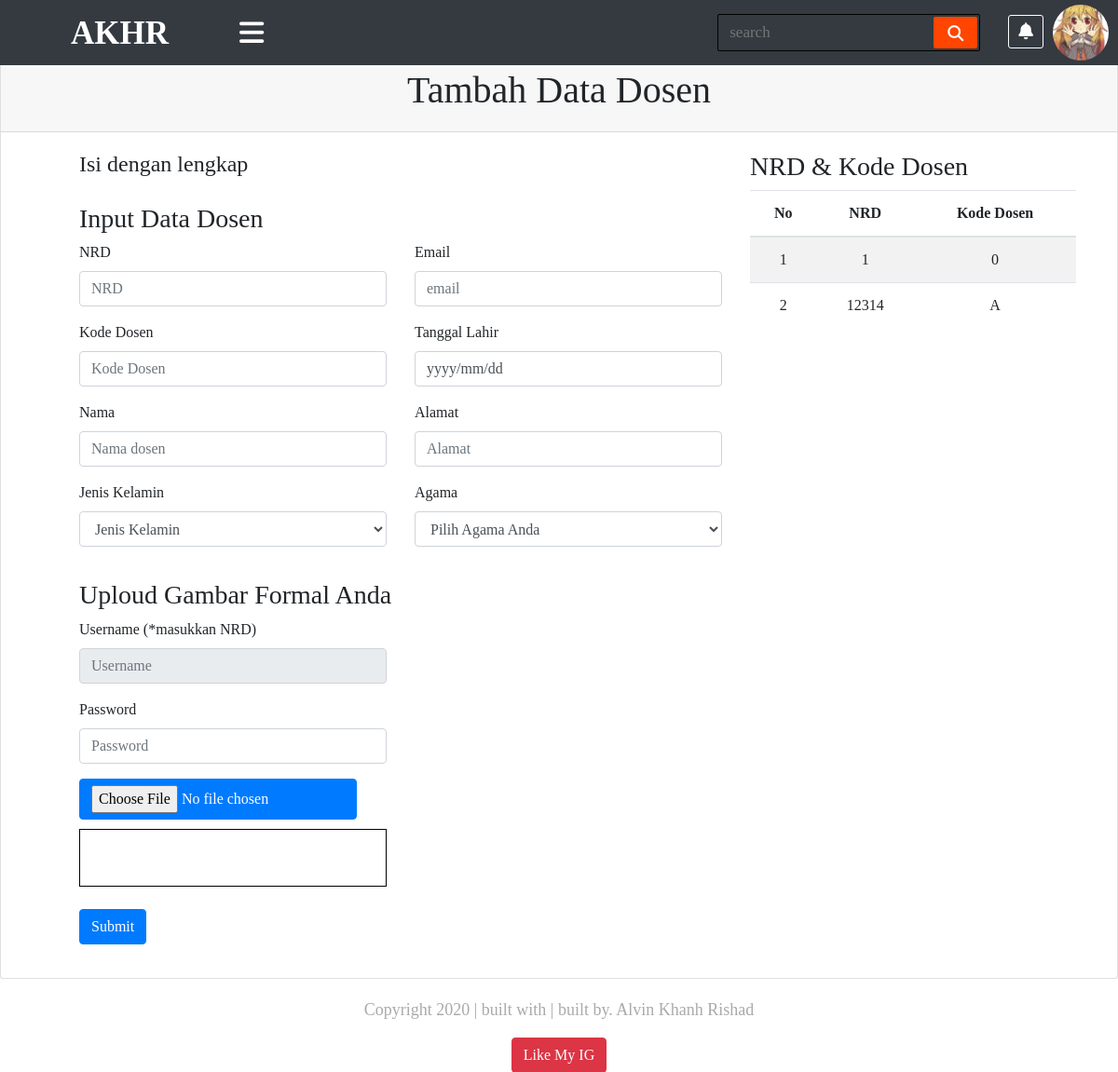
Page /tambah_dosen.php (signed in) on the committed database.
### tables this page shows
CREATE TABLE `dosen` (
  `id` int(11) NOT NULL,
  `nrd` varchar(100) DEFAULT NULL,
  `kode_dosen` varchar(12) DEFAULT NULL,
  `nama` varchar(100) DEFAULT NULL,
  `tanggal_lahir` date DEFAULT NULL,
  `email` varchar(100) DEFAULT NULL,
  `agama` varchar(25) DEFAULT NULL,
  `jenis_kelamin` varchar(25) DEFAULT NULL,
  `alamat` varchar(100) DEFAULT NULL,
  `gambar` varchar(100) DEFAULT NULL
);

### assets/function/function.php (called while the page is built, shortened)
<?php
$conn = mysqli_connect("localhost","root","","phpdasar");
function query ($query){
	global $conn;
	$result = mysqli_query($conn, $query);
	$rows = [];
	while ($row = mysqli_fetch_assoc($result)) {
		$rows[] = $row;
	}
	return $rows;
}
 ?>

### tambah_dosen.php (the view, shortened to what this page needs)
<?php
require 'assets/function/function.php';
$dosen = query("SELECT * FROM dosen");
   ?>
<!DOCTYPE html>
<html lang="en">
<head>
    <link rel="stylesheet" href="https://cdn.jsdelivr.net/npm/bootstrap@4.5.3/dist/css/bootstrap.min.css">
    <link rel="stylesheet" href="assets/css/content.css">
    <link rel="stylesheet" href="assets/css/main.css">
    <link rel="stylesheet" href="assets/css/sidebar.css">
    <link rel="stylesheet" href="assets/datepicker/dist/css/bootstrap-datepicker.css">
</head>
<body>
<div class="wrapper">
        <div id="content-wrapper" class="d-flex flex-column">
        <div id="content">
                <div class="topbar">
                    <nav class="navbar navbar-expand-lg navbar-dark bg-dark" id="sidebar-wrapper" role="navigation">
                            <label for="navbar-brand" class="logo"><span class="active navbar-brand" href="#">AKHR</span></label>
                            <div type="button" id="sidebarBar" class="nav-icon1 hamburger animated fadeInLeft is-closed"
                                data-toggle="offcanvas"><i class="fas fa-bars"></i></div>
                            <form action="#">
                                <input type="search" class="data-search" placeholder="search" required>
                                <button type="submit" class="fas fa-search"></button>
                            </form>
                            <div class="components">
                                <ul class="list-unstyled topnav">
                                    <li><a class="active" href="#"><i class="fas fa-bell"></i></a></li>
                                    <li>
                                    <div class="action">
                                            <div class="profile">
                                                <img class="profile-toggle" src="assets/image/gambar.jpg" alt="">
                                            </div>
                                        </div>
                                    </li>
                                </ul>
                            </div>
                        </nav>
                        </div>
    <div class="container-fluid" id="page-content" >
        <div class="card">
            <div class="card-header text-center">
                    <h1>Tambah Data Dosen</h1>
             </div>
            <div class="card-body">
                <div class="container">
                        <div class="row">
                           <div class="col-sm-8">
                                <div class="panel panel-default">
                                    <h4 class="card-tittle">Isi dengan lengkap</h4>
                                    <br>
                                    <div class="form-group" id="form_tambah">
                                    <form action="" method="post" enctype="multipart/form-data">
                                    <div class="row">
                                    <div class="col-lg-8">
                                        <h3 class="page-header" style="margin-top:-5px;">
                                            Input Data Dosen
                                        </h3>
                                    </div>
                                </div>
                                <div class="row">
                                    <div class="col-lg-6">
                                        <div class="form-group">
                                            <label>NRD</label>
                                            <input class="form-control" id="send" name="nrd" placeholder="NRD" oninput="result.value = send.value" required>
                                        </div>
                                        <div class="form-group">
                                            <label>Kode Dosen</label>
                                            <input class="form-control" name="kode_dosen" placeholder="Kode Dosen" required>
                                        </div>
                                        <div class="form-group">
                                            <label>Nama</label>
                                            <input class="form-control" name="nama" placeholder="Nama dosen" required>
                                        </div>
                                        <div class="form-group">
                                            <label>Jenis Kelamin</label>
                                            <select name="jenis_kelamin" class="form-control" required>
                                                <option value="">Jenis Kelamin</option>
                                            </select>
                                        </div>
                                    </div>
                                    <div class="col-lg-6">
                                    <div class="form-group">
                                            <label>Email</label>
                                            <input class="form-control" name="email" placeholder="email" required>
                                        </div>
                                        <div class="form-group">
                                            <label>Tanggal Lahir</label>
                                            <input type="text" class="form-control" name="tanggal_lahir" id="datepicker" value="yyyy/mm/dd">
                                        </div>
                                        <div class="form-group">
                                            <label>Alamat</label>
                                            <input class="form-control" name="alamat" placeholder="Alamat" required>
                                        </div>
                                        <div class="form-group">
                                            <label>Agama</label>
                                            <select name="agama" class="form-control"  required>
                                                <option value="">Pilih Agama Anda</option>
                                            </select>
                                        </div>
                                    </div>
                                </div>
                                <br>
                                <div class="row">
                                    <div class="col-lg-12">
                                        <h3 class="page-header" style="margin-top:-5px;">
                                            Uploud Gambar Formal Anda
                                        </h3>
                                    </div>
                                </div>
                                <div class="row">
                                    <div class="col-lg-6">
                                        <div class="form-group">
                                            <label>Username (*masukkan NRD)</label>
                                            <input class="form-control" id="result" name="username" readonly="readonly" placeholder="Username" required>
                                        </div>
                                        <div class="form-group">
                                            <label>Password</label>
                                            <input type="password" class="form-control" name="password"  placeholder="Password" required>
                                        </div>
                                        <input type="file" accept="image/*" onchange="loadFile(event)" name="gambar" class="btn btn-primary btn-md"  >
                                        <img id="output"/ name="gambar" placeholder=" masukan gambar " >
                                    </div>
                                </div>
                            <br>
                                <button class="btn btn-primary" name="input" value="submit" type="submit">Submit</button>
                            </div>
                        </div>
                    </div>
                         <div class="col-lg-4">
                            <h3 class="page-header">
                                NRD & Kode Dosen
                            </h3>
                            <div class="table-responsive">
                                <table class="table table-hover table-striped">
                                    <thead>
                                        <tr>
                                            <th>No</th>
                                            <th>NRD</th>
                                            <th>Kode Dosen</th>
                                        </tr>
                                    </thead>
                                    <tbody>
                                    <?php $i = 1; ?>
                                    <?php foreach ($dosen as $row) : ?>
                                        <tr>
                                            <td><?= $i ?></td>
                                            <td><?php echo $row['nrd']; ?></td>
                                            <td><?php echo $row['kode_dosen']; ?></td>
                                        </tr>
                                        <?php $i++; ?>
                                        <?php endforeach; ?>
                                    </tbody>
                                </table>
                            </div>
                        </div>
                </div>
            </div>
        </div>
      </div>
    <footer class ="footer" >
    <div class="container text-center">
          <div class="row">
            <div class="col-sm-12">
              <p><i class="glyphicon glyphicon-copyright-mark"></i> Copyright 2020 | built with <i class="glyphicon glyphicon-music"></i> | built by. <a href=""></a>Alvin Khanh Rishad </p>
            </div>
          </div>
          <div class="row">
            <div class="col-sm-12"><a href="https://www.youtube.com/watch?v=btYCEsKJ5k4&list=PLFIM0718LjIVWpIhlNA_sU-4ZWvN4uSmb&index=2" class="btn btn-danger"><i class="glyphicon glyphicon-thumbs-up"></i> Like My IG</a></div>
          </div>
        </div>
    </footer>
        </div>
    </div>
</div>
</body>
</html>

### assets/css/main.css (style rules this page uses)
* { margin: 0; padding: 0; -webkit-text-decoration: 0; text-decoration: 0; list-style: none; }
body { font-family: 'sans-serif'; background: oldlace; }
a, a:hover, a:focus { color: inherit; text-decoration: none; -webkit-transition: all 0.3s; transition: all 0.3s; }
.wrapper { display: -webkit-box; display: -ms-flexbox; display: flex; text-decoration: none; -webkit-transition: all 0.3s ease-in-out; transition: all 0.3s ease-in-out; }
.wrapper .container-fluid { padding: 0px; }
.wrapper #page-content { margin-top: 60px; }
.wrapper #content-wrapper { width: 100%; overflow: auto; }
.wrapper #content-wrapper #content { -webkit-box-flex: 1; -ms-flex: 1 0 auto; flex: 1 0 auto; }
.topbar .navbar { position: fixed; z-index: 200; width: 100%; top: 0; right: 0; height: 70px; }
.topbar .navbar .nav-icon1 { color: white; font-size: 30px; cursor: pointer; }
.topbar .navbar .navbar-brand { font-size: 35px; font-weight: bold; padding: 0 60px; margin-top: 10px; }
.topbar .navbar .topnav li { display: inline-block; padding-right: 30px; margin-top: 15px; }
.topbar .navbar .topnav a { font-size: 18px; color: white; border: 1px solid transparent; padding: 7px 10px; border-radius: 3px; }
.topbar .navbar .topnav a.active, .topbar .navbar .topnav a:hover { border: 1px solid white; -webkit-transition: 0.5s; transition: 0.5s; }
.topbar .navbar form { display: -webkit-box; display: -ms-flexbox; display: flex; height: 40px; border-radius: 2px; background: inherit; padding: 2px; min-width: 16% !important; border: 1px solid black; margin-right: 30px; }
.topbar .navbar form .data-search { height: 100%; width: 100%; padding: 0 10px; font-weight: 500; background: none; border: none; color: white; font-size: 17px; }
.topbar .navbar form button { padding: 0 15px; background: orangered; border: none; cursor: pointer; color: white; border-radius: 2px; font-size: 17px; }
.topbar .navbar .action { position: fixed; top: 5px; right: 10px; }
.topbar .navbar .action .profile { position: relative; width: 60px; height: 60px; border-radius: 50%; overflow: hidden; cursor: pointer; }
.topbar .navbar .action .profile img { position: absolute; top: 0; left: 0; width: 100%; height: 100%; -o-object-fit: cover; object-fit: cover; }
.table-responsive { text-align: center; }
.panel { padding-left: 40px; }
#page-content #form_tambah #output { width: 100%; max-width: 400px; max-height: 600px; padding: 30px; margin-top: 10px; border: 1px solid black; }
.footer { background-color: white; font-size: 18px; bottom: 0; padding: 20px; width: 100%; height: 100px; }
footer p { color: #aaa; font: 1em; }

### rows in the picture
dosen: nrd "1", kode_dosen "0"
dosen: nrd "12314", kode_dosen "A"
